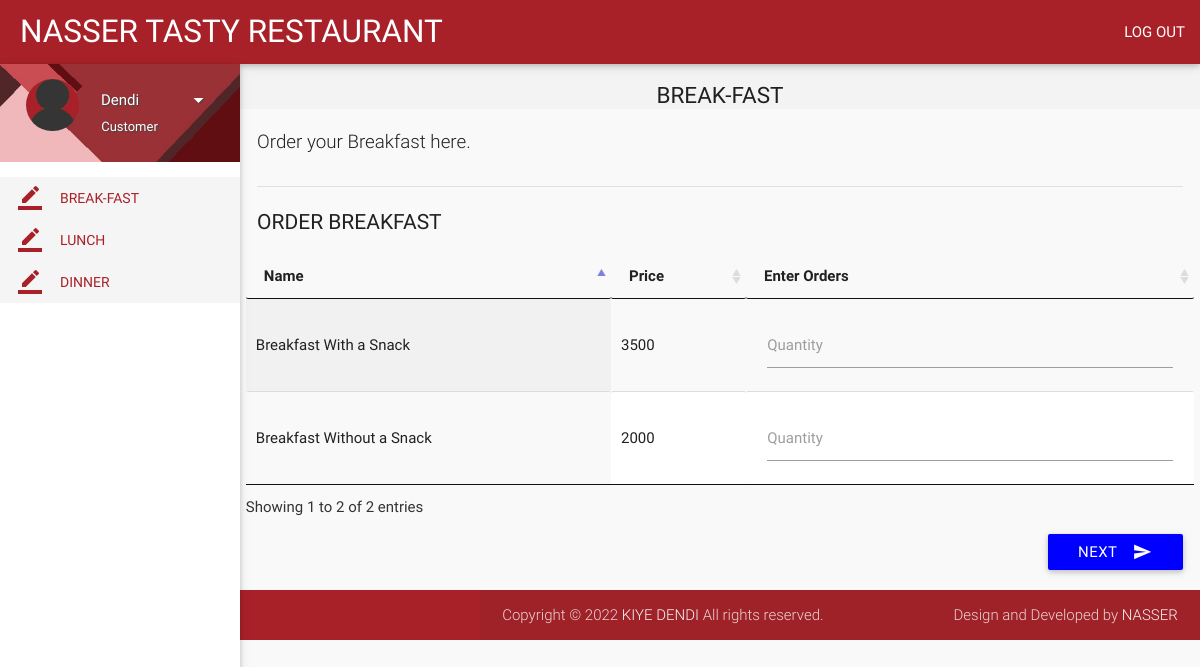
Screenshot of /index.php (signed in) with the database file from the repository.
### tables this page shows
CREATE TABLE `items` (
  `id` int(11) NOT NULL,
  `name` varchar(70) NOT NULL,
  `price` int(11) NOT NULL,
  `deleted` tinyint(4) NOT NULL DEFAULT '0',
  `foodtype` varchar(700) NOT NULL
);

### includes/connect.php (called while the page is built, shortened)
<?php
$name = $_SESSION['name'];
$role = $_SESSION['role'];
?>

### index.php (the view, shortened to what this page needs)
<?php
include 'includes/connect.php';
	if($_SESSION['customer_sid']==session_id())
	{
		?>
<!DOCTYPE html>
<html lang="en">
<head>
  <link href="css/materialize.min.css" type="text/css" rel="stylesheet" media="screen,projection">
  <link href="css/style.min.css" type="text/css" rel="stylesheet" media="screen,projection">
  <link href="css/custom/custom.min.css" type="text/css" rel="stylesheet" media="screen,projection">
  <link href="js/plugins/perfect-scrollbar/perfect-scrollbar.css" type="text/css" rel="stylesheet" media="screen,projection">
  <link href="js/plugins/data-tables/css/jquery.dataTables.min.css" type="text/css" rel="stylesheet" media="screen,projection">
</head>
<body>
  <header id="header" class="page-topbar">
        <div class="navbar-fixed">
            <nav class="navbar-color">
                <div class="nav-wrapper">
                    <ul class="left">
                      <li><h1 class="logo-wrapper"><a href="index.php" class="brand-logo darken-1">NASSER TASTY RESTAURANT</a> <span class="logo-text"></span></h1></li>
                    </ul>
                    <ul class="right hide-on-med-and-down">
                        <li><a href="#" class="waves-effect waves-block waves-light"><a href="routers/logout.php">LOG OUT</i></a>
                        </li>
                    </ul>
                </div>
            </nav>
        </div>
  </header>
  <div id="main">
    <div class="wrapper">
      <aside id="left-sidebar-nav">
        <ul id="slide-out" class="side-nav fixed leftside-navigation">
            <li class="user-details cyan darken-2">
            <div class="row">
                <div class="col col s4 m4 l4">
                    <img src="images/avatar.jpg" alt="" class="circle responsive-img valign profile-image">
                </div>
                <div class="col col s8 m8 l8">
                    <a class="btn-flat dropdown-button waves-effect waves-light white-text profile-btn" href="#" data-activates="profile-dropdown"><?php echo $name;?> <i class="mdi-navigation-arrow-drop-down right"></i></a>
                    <p class="user-roal"><?php echo $role;?></p>
                </div>
            </div>
            </li>
            <li class="bold active"><a href="breakfast.php" class="waves-effect waves-cyan"><i class="mdi-editor-border-color"></i> BREAK-FAST</a>
            </li>
 <li class="bold active"><a href="lunch.php" class="waves-effect waves-cyan"><i class="mdi-editor-border-color"></i> LUNCH</a>
            </li>
 <li class="bold active"><a href="dinner.php" class="waves-effect waves-cyan"><i class="mdi-editor-border-color"></i> DINNER</a>
            </li>
        </ul>
        </aside>
      <section id="content">
        <div id="breadcrumbs-wrapper">
          <div class="container">
            <div class="row">
              <div class="col s12 m12 l12">
               <center> <h5 class="breadcrumbs-title">BREAK-FAST</h5></center>
              </div>
            </div>
          </div>
        </div>
        <div class="container">
          <p class="caption">Order your Breakfast here.</p>
          <div class="divider"></div>
		  <form class="formValidate" id="formValidate" method="post" action="place-order.php" novalidate="novalidate">
            <div class="row">
              <div class="col s12 m4 l3">
                <h4 class="header">Order Breakfast</h4>
              </div>
              <div>
                  <table id="data-table-customer" class="responsive-table display" cellspacing="0">
                    <thead>
                      <tr>
                        <th>Name</th>
                        <th>Price </th>
                        <th>Enter Orders</th>
                      </tr>
                    </thead>
                    <tbody>
				<?php
				$result = mysqli_query($con, "SELECT * FROM items where foodtype = 'breakfast';");
				while($row = mysqli_fetch_array($result))
				{
					echo '<tr><td>'.$row["name"].'</td><td>'.$row["price"].'</td>';
					echo '<td><div class="input-field col s12"><label for='.$row["id"].' class="">Quantity</label>';
					echo '<input id="'.$row["id"].'" name="'.$row['id'].'" type="text" data-error=".errorTxt'.$row["id"].'"><div class="errorTxt'.$row["id"].'"></div></td></tr>';
				}
				?>
                    </tbody>
</table>
              </div>
			  <div>
			  <div class="input-field col s12">
                              <button class="btn cyan waves-effect waves-light right" type="submit" name="action">NEXT
                                <i class="mdi-content-send right"></i>
                              </button>
                            </div>
            </div>
			</form>
          </div>
        </div>
  </div>
  <footer class="page-footer">
    <div class="footer-copyright">
      <div class="container">
        <span>Copyright © 2022 <a class="grey-text text-lighten-4" href="#" target="_blank">KIYE DENDI</a> All rights reserved.</span>
        <span class="right"> Design and Developed by <a class="grey-text text-lighten-4" href="#">NASSER</a></span>
        </div>
    </div>
  </footer>
</body>
</html>
<?php
	}
?>

### rows the page displays
items: name "Breakfast With a Snack", price "3500"
items: name "Breakfast Without a Snack", price "2000"

### other values shown
$name "Dendi"
$role "Customer"
